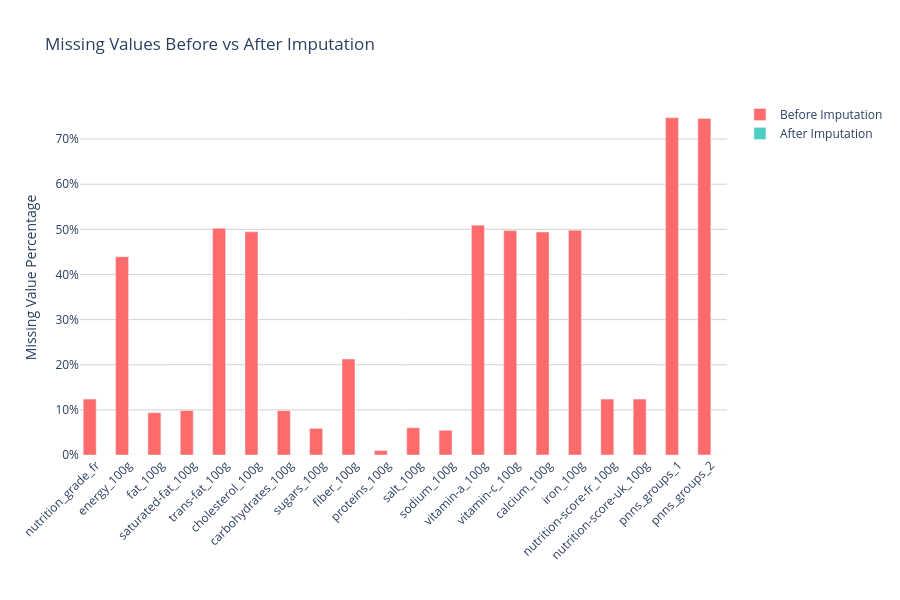

The code cell stored with this chart in its notebook:
### Code cell
from src.scripts.visualize_df_imputations import plot_missing_values_comparison

missing_comparison = plot_missing_values_comparison(df_sample, df_imputed)
missing_comparison.show()

### Figure 1 — Plotly figure (JSON) as saved in the notebook; plotly's stock layout.template omitted (floating-point values rounded to 4 significant figures)
{"data": [{"alignmentgroup": "True", "hovertemplate": "Dataset=Before Imputation<br>Column=%{x}<br>Percentage of Missing Values=%{y}<extra></extra>", "legendgroup": "Before Imputation", "marker": {"color": "#FF6B6B", "pattern": {"shape": ""}}, "name": "Before Imputation", "offsetgroup": "Before Imputation", "orientation": "v", "showlegend": true, "textposition": "auto", "type": "bar", "x": ["nutrition_grade_fr", "energy_100g", "fat_100g", "saturated-fat_100g", "trans-fat_100g", "cholesterol_100g", "carbohydrates_100g", "sugars_100g", "fiber_100g", "proteins_100g", "salt_100g", "sodium_100g", "vitamin-a_100g", "vitamin-c_100g", "calcium_100g", "iron_100g", "nutrition-score-fr_100g", "nutrition-score-uk_100g", "pnns_groups_1", "pnns_groups_2"], "xaxis": "x", "y": [0.1239, 0.4394, 0.09368, 0.09851, 0.5023, 0.4945, 0.0982, 0.05893, 0.2127, 0.009856, 0.06042, 0.05472, 0.5093, 0.4972, 0.4941, 0.4979, 0.1239, 0.1239, 0.7473, 0.7455], "yaxis": "y"}, {"alignmentgroup": "True", "hovertemplate": "Dataset=After Imputation<br>Column=%{x}<br>Percentage of Missing Values=%{y}<extra></extra>", "legendgroup": "After Imputation", "marker": {"color": "#4ECDC4", "pattern": {"shape": ""}}, "name": "After Imputation", "offsetgroup": "After Imputation", "orientation": "v", "showlegend": true, "textposition": "auto", "type": "bar", "x": ["nutrition_grade_fr", "energy_100g", "fat_100g", "saturated-fat_100g", "trans-fat_100g", "cholesterol_100g", "carbohydrates_100g", "sugars_100g", "fiber_100g", "proteins_100g", "salt_100g", "sodium_100g", "vitamin-a_100g", "vitamin-c_100g", "calcium_100g", "iron_100g", "nutrition-score-fr_100g", "nutrition-score-uk_100g", "pnns_groups_1", "pnns_groups_2"], "xaxis": "x", "y": [0.0, 0.0, 0.0, 0.0, 0.0, 0.0, 0.0, 0.0, 0.0, 0.0, 0.0, 0.0, 0.0, 0.0, 0.0, 0.0, 0.0, 0.0, 0.0, 0.0], "yaxis": "y"}], "layout": {"barmode": "group", "height": 600, "legend": {"title": {"text": ""}, "tracegroupgap": 0}, "plot_bgcolor": "white", "title": {"text": "Missing Values Before vs After Imputation"}, "xaxis": {"anchor": "y", "domain": [0, 1], "tickangle": -45, "title": {"text": ""}}, "yaxis": {"anchor": "x", "domain": [0, 1], "gridcolor": "lightgrey", "tickformat": ".0%", "title": {"text": "Missing Value Percentage"}, "zeroline": false}}}
